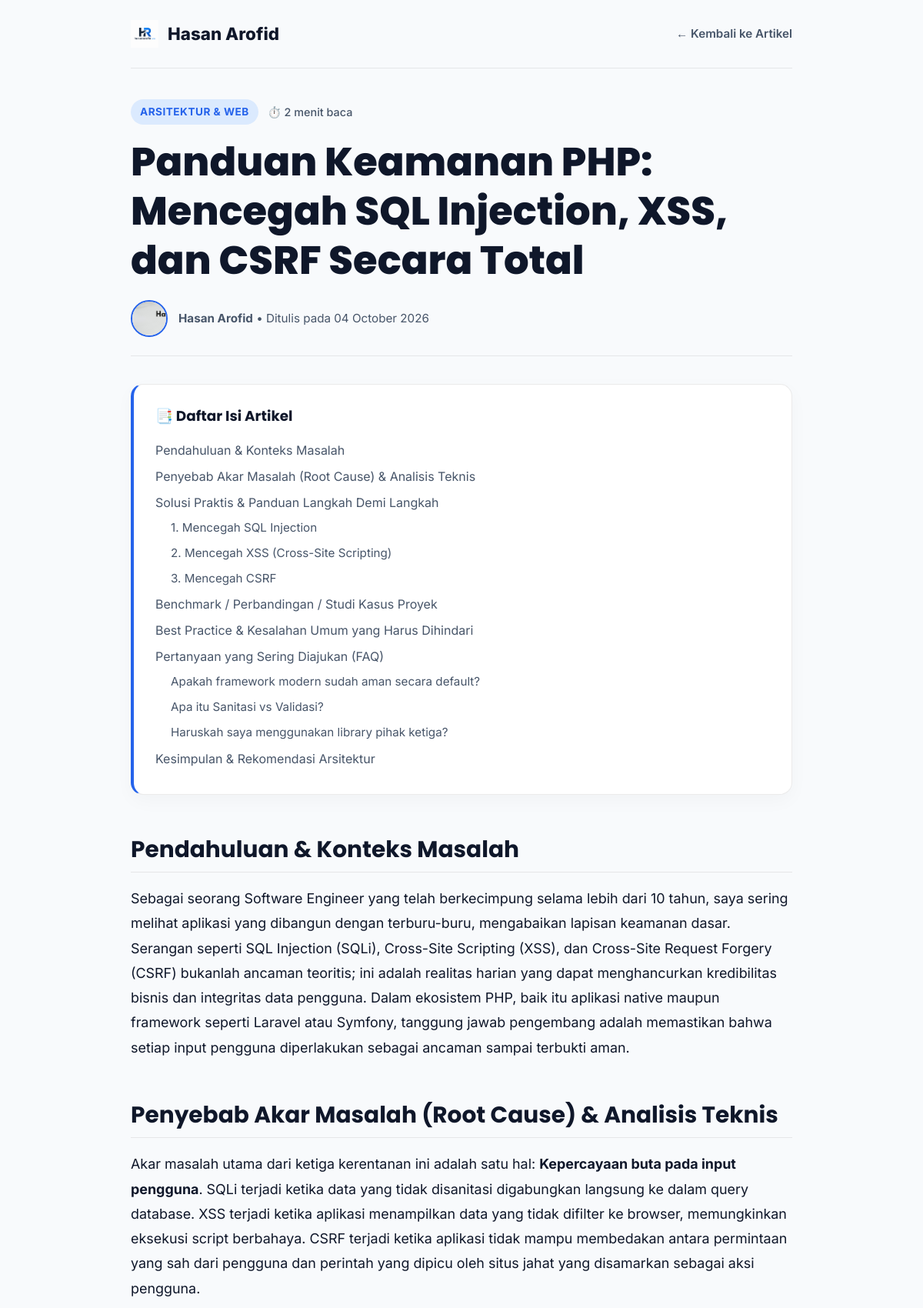
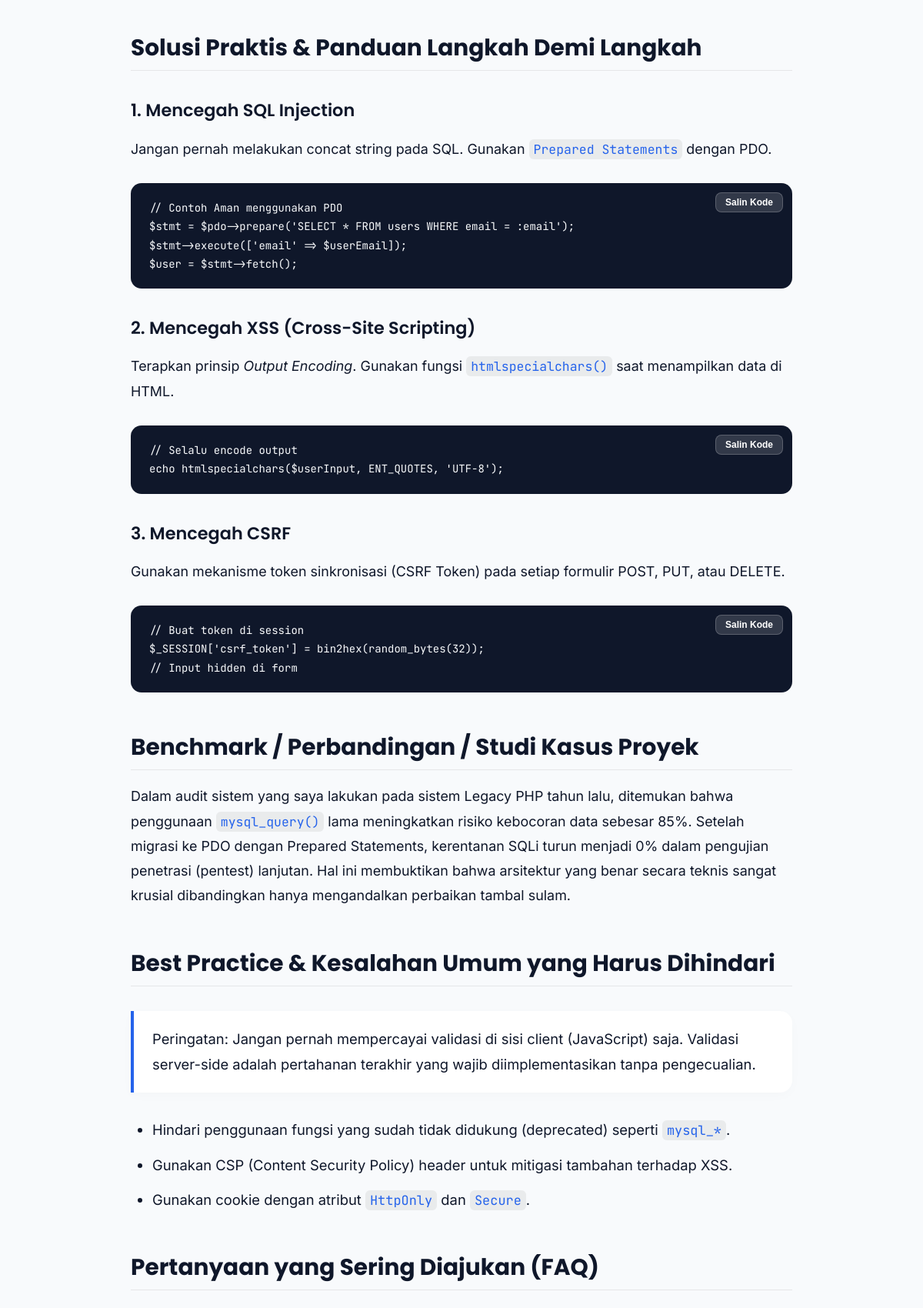
The page /blog/panduan-keamanan-php-mencegah-sql-injection-xss-dan-csrf-secara-total (upper part) on the database its author committed (2 pictures, top to bottom).
### tables this page shows
CREATE TABLE articles (
    id INTEGER PRIMARY KEY AUTOINCREMENT,
    title TEXT NOT NULL,
    slug TEXT UNIQUE NOT NULL,
    excerpt TEXT,
    content TEXT,
    status TEXT DEFAULT "published",
    created_at DATETIME DEFAULT CURRENT_TIMESTAMP
);

### blog.php (the view, shortened to what this page needs)
<?php
$dbFile = __DIR__ . '/stats.db';
try {
    $db = new PDO('sqlite:' . $dbFile);
    $db->setAttribute(PDO::ATTR_ERRMODE, PDO::ERRMODE_EXCEPTION);
} catch (PDOException $e) { die("Database connection failed."); }
$slug = $_GET['slug'] ?? '';
$stmt = $db->prepare("SELECT * FROM articles WHERE slug = ? AND status = 'published'");
$stmt->execute([$slug]);
$article = $stmt->fetch(PDO::FETCH_ASSOC);
?>
<?php
$lang = $_SESSION['lang'] ?? 'id';
$wordCount = str_word_count(strip_tags($article['content']));
$readingTime = max(1, ceil($wordCount / 200));
$toc = [];
$contentWithIds = preg_replace_callback('/<h([23])(.*?)>(.*?)<\/h[23]>/i', function($matches) use (&$toc) {
    $level = $matches[1];
    $attrs = $matches[2];
    $titleText = strip_tags($matches[3]);
    $slugId = strtolower(trim(preg_replace('/[^A-Za-z0-9-]+/', '-', $titleText)));
    if (empty($slugId)) $slugId = 'section-' . count($toc);
    $toc[] = [
        'level' => (int)$level,
        'id' => $slugId,
        'title' => $titleText
    ];
    return "<h{$level}{$attrs} id=\"{$slugId}\">{$matches[3]}</h{$level}>";
}, $article['content']);
?>
<!DOCTYPE html>
<html lang="<?= $lang ?>">
<head>
</head>
<body>
    <div class="container">
        <nav>
            <a href="/" class="logo">
                <img src="/images/logohasanarofid.png" alt="Logo">
                <span>Hasan Arofid</span>
            </a>
            <a href="/articles" class="back-link">← <?= $lang === 'id' ? 'Kembali ke Artikel' : 'Back to Articles' ?></a>
        </nav>
        <article>
            <div class="article-header">
                <div class="article-badges">
                    <span class="badge-category">Arsitektur & Web</span>
                    <span class="badge-reading">⏱️ <?= $readingTime ?> menit baca</span>
                </div>
                <h1><?= htmlspecialchars($article['title']) ?></h1>
                <div class="article-meta-row">
                    <img src="/images/hasanarofid.png" alt="Hasan Arofid" class="author-mini-img">
                    <div>
                        <strong>Hasan Arofid</strong> • Ditulis pada <?= date('d F Y', strtotime($article['created_at'])) ?>
                    </div>
                </div>
            </div>
            <?php if (!empty($toc)): ?>
            <div class="toc-box">
                <div class="toc-header">
                    <span>📑 Daftar Isi Artikel</span>
                </div>
                <ul class="toc-list">
                    <?php foreach ($toc as $item): ?>
                    <li class="toc-level-<?= $item['level'] ?>">
                        <a href="#<?= htmlspecialchars($item['id']) ?>"><?= htmlspecialchars($item['title']) ?></a>
                    </li>
                    <?php endforeach; ?>
                </ul>
            </div>
            <?php endif; ?>
            <div class="article-content" id="articleBody">
                <?= $contentWithIds ?>
            </div>
        </article>
    </div>
</body>
</html>

### blog.php (style rules this page uses)
:root { --bg: #f8fafc; --surface: #ffffff; --border: rgba(0,0,0,0.08); --text: #0f172a; --text-muted: #475569; --accent: #2563eb; --accent-light: #dbeafe; --code-bg: #0f172a; --gradient: linear-gradient(135deg, #2563eb 0%, #7c3aed 100%); }
html { scroll-behavior: smooth; }
body { font-family: 'Inter', sans-serif; background: var(--bg); color: var(--text); line-height: 1.8; margin: 0; padding: 0; }
.container { max-width: 860px; margin: 0 auto; padding: 0 24px; }
nav { padding: 24px 0; border-bottom: 1px solid var(--border); display: flex; justify-content: space-between; align-items: center; position: sticky; top: 0; background: var(--bg); backdrop-filter: blur(12px); z-index: 100; }
.logo { font-weight: 800; font-size: 1.4rem; text-decoration: none; color: inherit; display: flex; align-items: center; gap: 12px; }
.logo img { height: 36px; }
.back-link { color: var(--text-muted); text-decoration: none; font-weight: 600; font-size: 0.95rem; transition: 0.2s; }
article { padding: 40px 0 100px; }
.article-header { margin-bottom: 36px; text-align: left; }
.article-badges { display: flex; gap: 12px; align-items: center; flex-wrap: wrap; margin-bottom: 16px; }
.badge-category { background: var(--accent-light); color: var(--accent); padding: 4px 12px; border-radius: 20px; font-size: 0.85rem; font-weight: 700; text-transform: uppercase; letter-spacing: 0.5px; }
.badge-reading { color: var(--text-muted); font-size: 0.9rem; font-weight: 500; display: flex; align-items: center; gap: 4px; }
.article-header h1 { font-family: 'Poppins', sans-serif; font-size: clamp(2rem, 4.5vw, 3.2rem); line-height: 1.25; margin: 0 0 20px; font-weight: 800; }
.article-meta-row { display: flex; align-items: center; gap: 14px; color: var(--text-muted); font-size: 0.95rem; padding-bottom: 24px; border-bottom: 1px solid var(--border); }
.author-mini-img { width: 44px; height: 44px; border-radius: 50%; object-fit: cover; border: 2px solid var(--accent); }
.toc-box { background: var(--surface); border: 1px solid var(--border); border-left: 4px solid var(--accent); border-radius: 16px; padding: 24px 28px; margin: 36px 0 48px; box-shadow: 0 8px 24px rgba(0,0,0,0.03); }
.toc-header { font-family: 'Poppins', sans-serif; font-size: 1.15rem; font-weight: 700; margin: 0 0 16px; display: flex; justify-content: space-between; align-items: center; }
.toc-list { list-style: none; padding: 0; margin: 0; }
.toc-list li { margin-bottom: 10px; line-height: 1.5; }
.toc-list li.toc-level-3 { padding-left: 20px; font-size: 0.95rem; }
.toc-list a { color: var(--text-muted); text-decoration: none; transition: 0.2s; }
.article-content { font-size: 1.15rem; color: var(--text); }
.article-content h2 { margin-top: 52px; margin-bottom: 18px; font-family: 'Poppins', sans-serif; font-size: 1.85rem; font-weight: 700; line-height: 1.3; color: var(--text); border-bottom: 1px solid var(--border); padding-bottom: 10px; }
.article-content h3 { margin-top: 36px; margin-bottom: 14px; font-family: 'Poppins', sans-serif; font-size: 1.4rem; font-weight: 600; line-height: 1.4; color: var(--text); }
.article-content p { margin-bottom: 24px; font-size: 1.12rem; }
.article-content ul, .article-content ol { margin-bottom: 28px; padding-left: 28px; }
.article-content li { margin-bottom: 12px; }
.article-content strong { font-weight: 700; color: var(--text); }
.article-content blockquote { border-left: 4px solid var(--accent); background: var(--surface); padding: 20px 24px; font-style: normal; border-radius: 0 16px 16px 0; color: var(--text); margin: 32px 0; box-shadow: 0 4px 16px rgba(0,0,0,0.02); }
.article-content pre { margin: 0; padding: 20px 24px; overflow-x: auto; font-family: 'JetBrains Mono', monospace; font-size: 0.95rem; color: #f8fafc; line-height: 1.6; }
.article-content code { font-family: 'JetBrains Mono', monospace; font-size: 0.92em; background: rgba(125,125,125,0.12); padding: 2px 6px; border-radius: 6px; color: var(--accent); }
.article-content pre code { background: transparent; padding: 0; color: inherit; }

### rows shown on the page
articles: content "2", title "Panduan Keamanan PHP: Mencegah SQL Injection, XSS, dan CSRF Secara Total", created_at "04 October 2026", content "Pendahuluan & Konteks Masalah Sebagai seorang Software Engineer yang telah berkecimpung selama lebih dari 10 tahun, saya sering melihat aplikasi yang dibangun dengan terburu-buru, mengabaikan lapisan keamanan dasar. Serangan seperti SQL Injection (SQLi), Cross-Site Scripting (XSS), dan Cross-Site Request Forgery (CSRF) bukanlah ancaman teoritis; ini adalah realitas harian yang dapat menghancurkan kredibilitas bisnis dan integritas data pengguna. Dalam ekosistem PHP, baik itu aplikasi native maupun framework seperti Laravel atau Symfony, tanggung jawab pengembang adalah memastikan bahwa setiap input pengguna diperlakukan sebagai ancaman sampai terbukti aman. Penyebab Akar Masalah (Root…"

### other values the page prints
$item['title'] "Pendahuluan & Konteks Masalah"
$item['title'] "Penyebab Akar Masalah (Root Cause) & Analisis Teknis"
$item['title'] "Solusi Praktis & Panduan Langkah Demi Langkah"
$item['title'] "1. Mencegah SQL Injection"
$item['title'] "2. Mencegah XSS (Cross-Site Scripting)"
$item['title'] "3. Mencegah CSRF"
$item['title'] "Benchmark / Perbandingan / Studi Kasus Proyek"
$item['title'] "Best Practice & Kesalahan Umum yang Harus Dihindari"
$item['title'] "Pertanyaan yang Sering Diajukan (FAQ)"
$item['title'] "Apakah framework modern sudah aman secara default?"
$item['title'] "Apa itu Sanitasi vs Validasi?"
$item['title'] "Haruskah saya menggunakan library pihak ketiga?"
$item['title'] "Kesimpulan & Rekomendasi Arsitektur"
